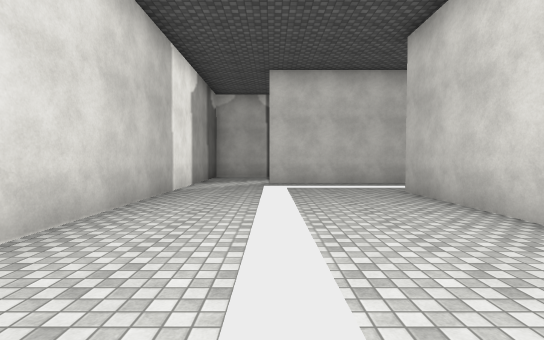
view 1 (above)

22 first-person views from a walk through a 3-D level made in the Unity game engine. The camera is 1.4 m above the floor, tilts 2° down and sees 85° across. The floor is counted in squares, 2 m on a side. Each view is taken from the middle of a square. On the plan, view 1 faces up. The plan holds only what a view shows up to about 10 squares ahead; the rest is blank. The player is left out. Surface patterns are stand-ins for the level's own textures.

view 2
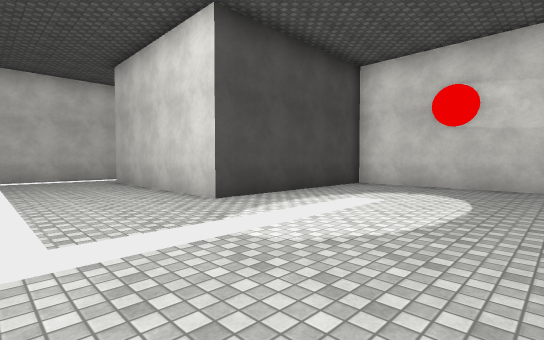

view 3
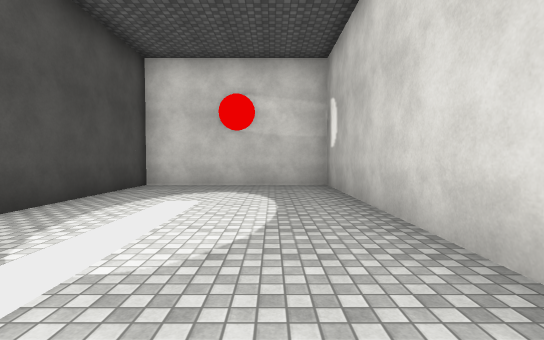

view 4
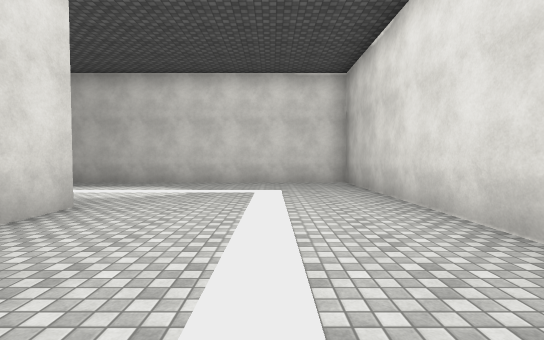

view 5
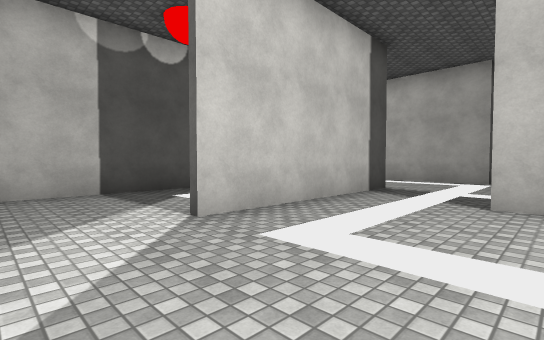

view 6
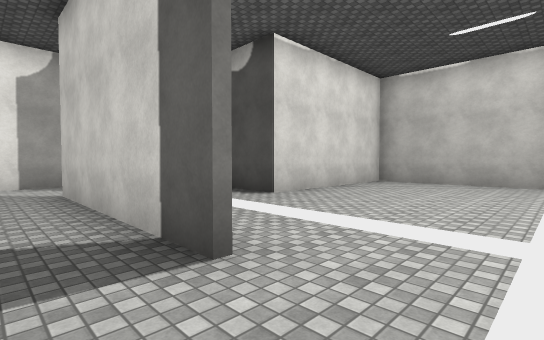

view 7
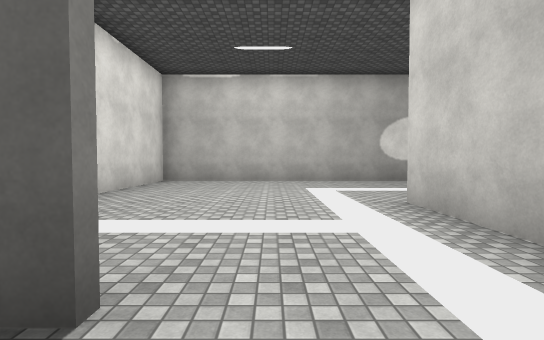

view 8
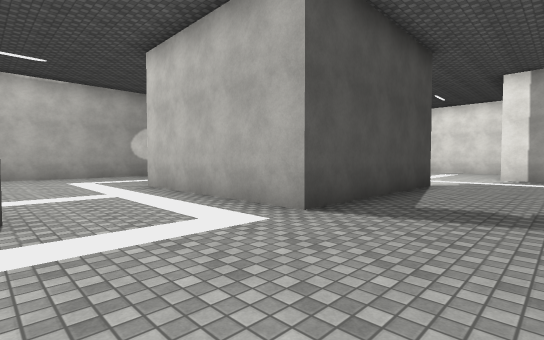

view 9
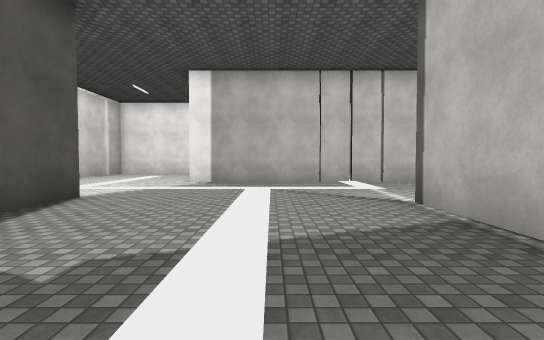

view 10
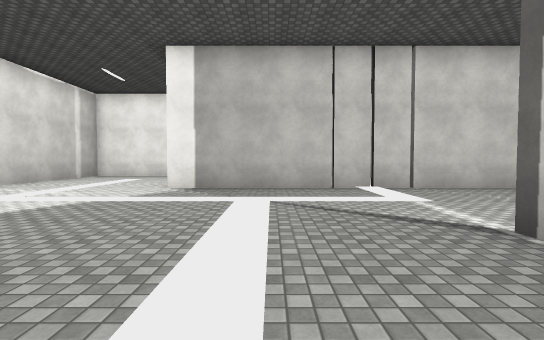

view 11
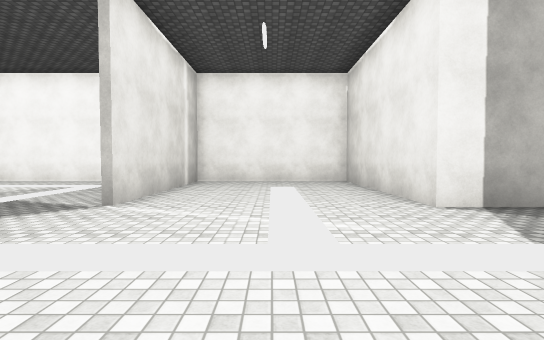

view 12
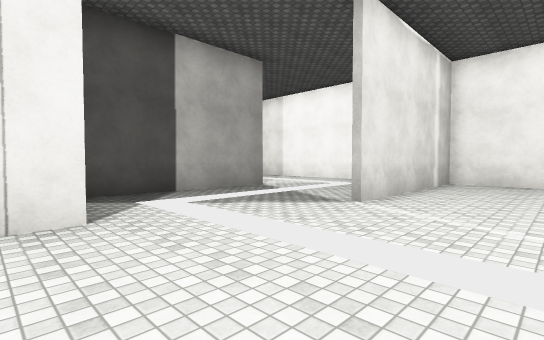

view 13
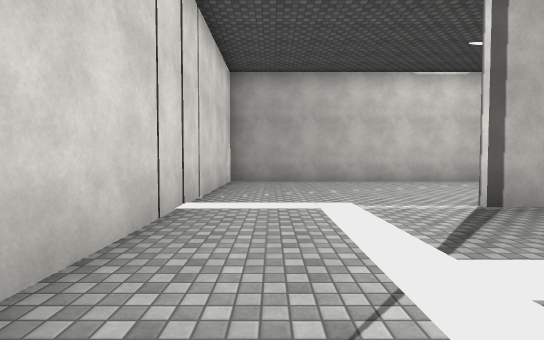

view 14
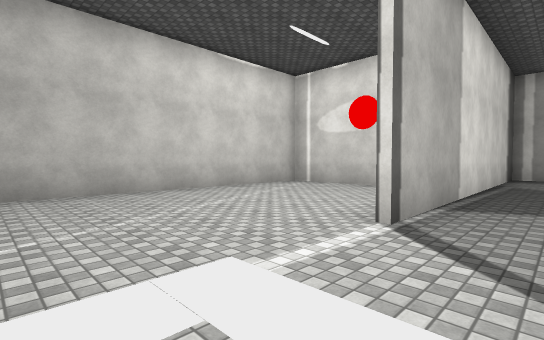

view 15
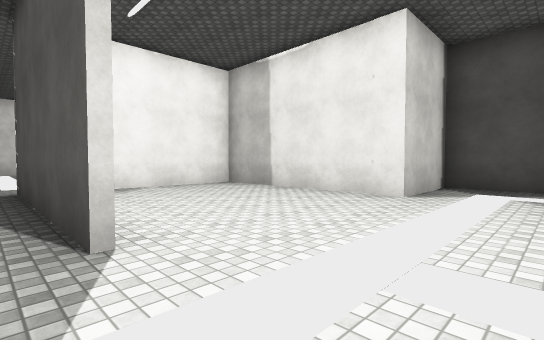

view 16
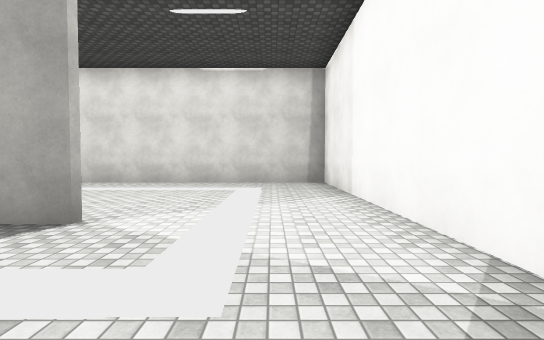

view 17
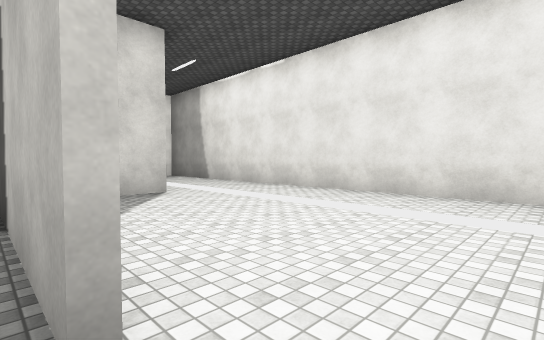

view 18
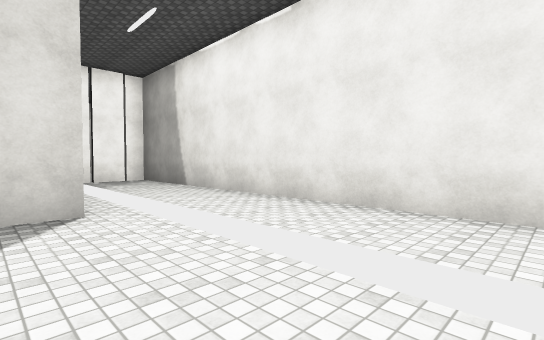

view 19
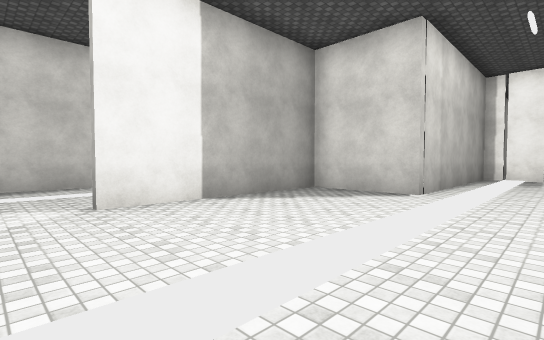

view 20
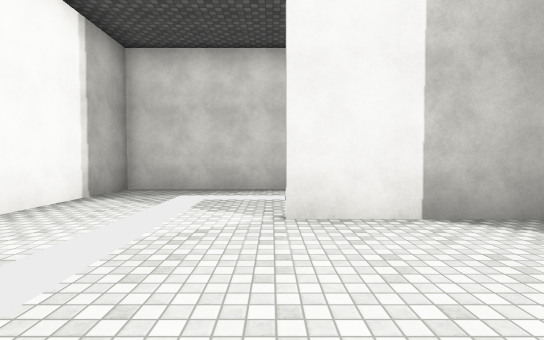

view 21
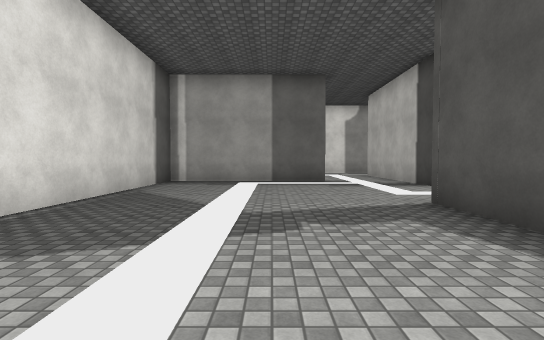

view 22
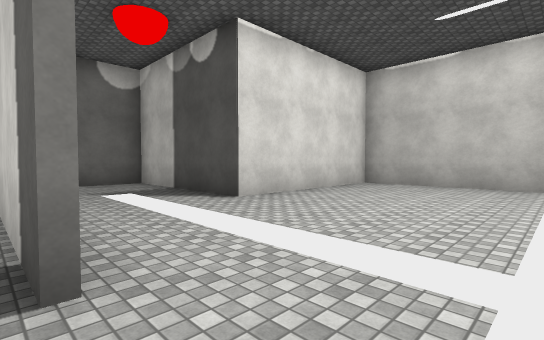

### Floor plan
Ten units are one square. View 1 is at (0, 0); x grows to the right and y downward. Boxes are objects, and circles mark ways between rooms. Rooms are numbered by the first view taken in them; rooms with no view inside come last. Other rooms are left out.
<svg viewBox="-29 -216 260 256">
<path fill="none" stroke="#000" d="M35 -92 -1 -92M-24 -94 -24 35 82 35 82 -15 30 -15 30 -68M136 -76 82 -76 82 -86M179 -116 226 -116M189 -152 138 -152 138 -126 84 -126 84 -92M52 -92 35 -92M226 -114 174 -114M32 -68 32 -17 129 -17M84 6 84 35 173 35 173 -66 226 -66 226 -211 78 -211 78 -179 138 -179 138 -154 189 -154M82 -86 82 -129M105 -178 24 -178 24 -126 -24 -126 -24 -94"/>
<circle cx="30" cy="-75" r="3" fill="#2a7"/>
<circle cx="-15" cy="-90" r="3" fill="#2a7"/>
<circle cx="65" cy="-90" r="3" fill="#2a7"/>
<text x="10" y="-20">1</text>
<text x="140" y="-90">2</text>
<text x="50" y="-130">3</text>
</svg>
Room 1 opens to room 2. Room 1 opens to room 3. Room 2 opens to room 3.

Where each view was taken, in squares from view 1:
view 1: 0 up, 0 right, facing up
view 2: 3 down, 0 right, facing up-right
view 3: 2 down, 0 right, facing right
view 4: 6 up, 0 right, facing down
view 5: 6 up, 2 left, facing up-right
view 6: 8 up, 7 right, facing up-left
view 7: 8 up, 6 right, facing up
view 8: 5 up, 5 right, facing up-right
view 9: 4 up, 8 right, facing right
view 10: 4 up, 10 right, facing right
view 11: 9 up, 13 right, facing right
view 12: 9 up, 13 right, facing up-right
view 13: 6 up, 16 right, facing down
view 14: 3 up, 16 right, facing down-left
view 15: 7 up, 16 right, facing up-left
view 16: 12 up, 21 right, facing up
view 17: 15 up, 20 right, facing up-left
view 18: 17 up, 18 right, facing up-left
view 19: 20 up, 20 right, facing down-left
view 20: 19 up, 19 right, facing down
view 21: 5 up, 13 right, facing left
view 22: 9 up, 7 right, facing up-left
